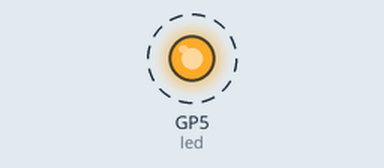
Recording of a program running on a simulated Raspberry Pi Pico running MicroPython. Parts: output pins drawn as LEDs (lit = HIGH). Dashed ring = blinking.

Above: at 0.5 s.
Timing chart, 0 to 4.6 s (numbered marks = the images above):
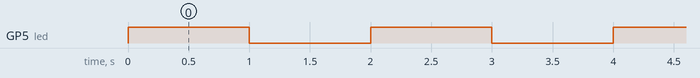

The program:

led-on-off.py
```python
#
# LED が 1 秒ごとに点滅
#
import machine
import utime

LED_PIN = 'GP5'

led = machine.Pin(LED_PIN, machine.Pin.OUT)

while True:
    led.value(1)
    utime.sleep(1)
    led.value(0)
    utime.sleep(1)
```

Measured:
- by itself, GP5 (led): alternates HIGH for 1.0 s and LOW for 1.0 s
